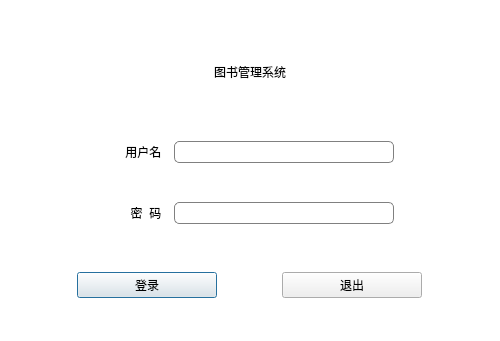
<?xml version="1.0" encoding="UTF-8"?>
<ui version="4.0">
 <class>Dlg_Login</class>
 <widget class="QDialog" name="Dlg_Login">
  <property name="geometry">
   <rect>
    <x>0</x>
    <y>0</y>
    <width>500</width>
    <height>341</height>
   </rect>
  </property>
  <property name="windowTitle">
   <string>登录</string>
  </property>
  <property name="styleSheet">
   <string notr="true">QLabel#lb_title{
	font:44px '星月行书';
}
QLabel#lb_txt1,QLabel#lb_txt2{
font:20px '黑体';
}
QLineEdit{
border-radius:5px;
min-height: 20px;
border:1px solid gray;
}
QPushButton[name=btn]{
border-radius:4px;
background:#409eff;
color:white;
font:18px &quot;黑体&quot;;
}
QWidget#bg{
background:white;
}</string>
  </property>
  <layout class="QGridLayout" name="gridLayout">
   <property name="leftMargin">
    <number>0</number>
   </property>
   <property name="topMargin">
    <number>0</number>
   </property>
   <property name="rightMargin">
    <number>0</number>
   </property>
   <property name="bottomMargin">
    <number>0</number>
   </property>
   <property name="spacing">
    <number>0</number>
   </property>
   <item row="0" column="0">
    <widget class="QWidget" name="bg" native="true">
     <property name="minimumSize">
      <size>
       <width>0</width>
       <height>26</height>
      </size>
     </property>
     <layout class="QGridLayout" name="gridLayout_2">
      <item row="1" column="0">
       <widget class="QLabel" name="lb_txt1">
        <property name="text">
         <string>用户名  </string>
        </property>
        <property name="alignment">
         <set>Qt::AlignRight|Qt::AlignTrailing|Qt::AlignVCenter</set>
        </property>
       </widget>
      </item>
      <item row="2" column="1" colspan="2">
       <widget class="QLineEdit" name="le_password">
        <property name="minimumSize">
         <size>
          <width>0</width>
          <height>22</height>
         </size>
        </property>
        <property name="maximumSize">
         <size>
          <width>220</width>
          <height>16777215</height>
         </size>
        </property>
        <property name="echoMode">
         <enum>QLineEdit::Password</enum>
        </property>
       </widget>
      </item>
      <item row="1" column="1" colspan="2">
       <widget class="QLineEdit" name="le_userName">
        <property name="minimumSize">
         <size>
          <width>0</width>
          <height>22</height>
         </size>
        </property>
        <property name="maximumSize">
         <size>
          <width>220</width>
          <height>16777215</height>
         </size>
        </property>
       </widget>
      </item>
      <item row="0" column="0" colspan="3">
       <widget class="QLabel" name="lb_title">
        <property name="maximumSize">
         <size>
          <width>16777215</width>
          <height>60</height>
         </size>
        </property>
        <property name="text">
         <string>图书管理系统</string>
        </property>
        <property name="alignment">
         <set>Qt::AlignCenter</set>
        </property>
       </widget>
      </item>
      <item row="3" column="0" colspan="3">
       <widget class="QWidget" name="widget" native="true">
        <property name="minimumSize">
         <size>
          <width>0</width>
          <height>20</height>
         </size>
        </property>
        <property name="maximumSize">
         <size>
          <width>16777215</width>
          <height>35</height>
         </size>
        </property>
        <layout class="QGridLayout" name="gridLayout_3">
         <item row="0" column="0">
          <widget class="QPushButton" name="btn_login">
           <property name="minimumSize">
            <size>
             <width>0</width>
             <height>26</height>
            </size>
           </property>
           <property name="maximumSize">
            <size>
             <width>140</width>
             <height>26</height>
            </size>
           </property>
           <property name="text">
            <string>登录</string>
           </property>
           <property name="name" stdset="0">
            <string>btn</string>
           </property>
          </widget>
         </item>
         <item row="0" column="1">
          <widget class="QPushButton" name="btn_exit">
           <property name="minimumSize">
            <size>
             <width>0</width>
             <height>26</height>
            </size>
           </property>
           <property name="maximumSize">
            <size>
             <width>140</width>
             <height>26</height>
            </size>
           </property>
           <property name="text">
            <string>退出</string>
           </property>
           <property name="name" stdset="0">
            <string>btn</string>
           </property>
          </widget>
         </item>
        </layout>
       </widget>
      </item>
      <item row="2" column="0">
       <widget class="QLabel" name="lb_txt2">
        <property name="text">
         <string>密  码  </string>
        </property>
        <property name="alignment">
         <set>Qt::AlignRight|Qt::AlignTrailing|Qt::AlignVCenter</set>
        </property>
       </widget>
      </item>
     </layout>
    </widget>
   </item>
  </layout>
 </widget>
 <resources/>
 <connections/>
</ui>
